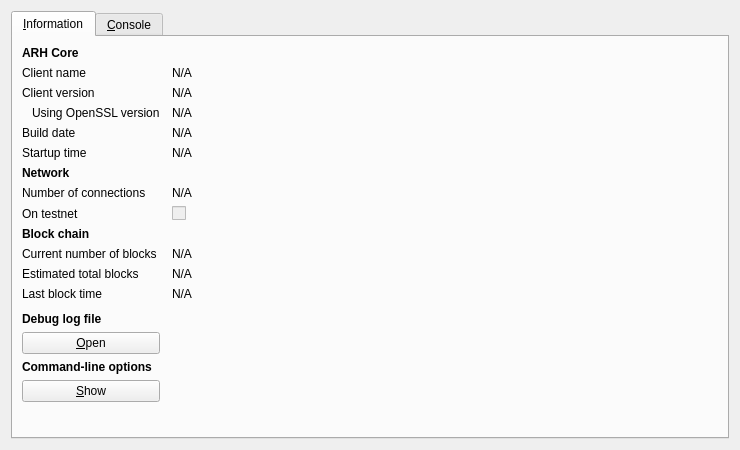
<?xml version="1.0" encoding="UTF-8"?>
<ui version="4.0">
 <class>RPCConsole</class>
 <widget class="QDialog" name="RPCConsole">
  <property name="geometry">
   <rect>
    <x>0</x>
    <y>0</y>
    <width>740</width>
    <height>450</height>
   </rect>
  </property>
  <property name="windowTitle">
   <string>ARH - Debug window</string>
  </property>
  <layout class="QVBoxLayout" name="verticalLayout_2">
   <item>
    <widget class="QTabWidget" name="tabWidget">
     <property name="currentIndex">
      <number>0</number>
     </property>
     <widget class="QWidget" name="tab_info">
      <attribute name="title">
       <string>&amp;Information</string>
      </attribute>
      <layout class="QGridLayout" name="gridLayout" columnstretch="0,1">
       <property name="horizontalSpacing">
        <number>12</number>
       </property>
       <item row="0" column="0">
        <widget class="QLabel" name="label_9">
         <property name="font">
          <font>
           <weight>75</weight>
           <bold>true</bold>
          </font>
         </property>
         <property name="text">
          <string>ARH Core</string>
         </property>
        </widget>
       </item>
       <item row="1" column="0">
        <widget class="QLabel" name="label_5">
         <property name="text">
          <string>Client name</string>
         </property>
        </widget>
       </item>
       <item row="1" column="1">
        <widget class="QLabel" name="clientName">
         <property name="cursor">
          <cursorShape>IBeamCursor</cursorShape>
         </property>
         <property name="text">
          <string>N/A</string>
         </property>
         <property name="textFormat">
          <enum>Qt::PlainText</enum>
         </property>
         <property name="textInteractionFlags">
          <set>Qt::LinksAccessibleByMouse|Qt::TextSelectableByKeyboard|Qt::TextSelectableByMouse</set>
         </property>
        </widget>
       </item>
       <item row="2" column="0">
        <widget class="QLabel" name="label_6">
         <property name="text">
          <string>Client version</string>
         </property>
        </widget>
       </item>
       <item row="2" column="1">
        <widget class="QLabel" name="clientVersion">
         <property name="cursor">
          <cursorShape>IBeamCursor</cursorShape>
         </property>
         <property name="text">
          <string>N/A</string>
         </property>
         <property name="textFormat">
          <enum>Qt::PlainText</enum>
         </property>
         <property name="textInteractionFlags">
          <set>Qt::LinksAccessibleByMouse|Qt::TextSelectableByKeyboard|Qt::TextSelectableByMouse</set>
         </property>
        </widget>
       </item>
       <item row="3" column="0">
        <widget class="QLabel" name="label_14">
         <property name="text">
          <string>Using OpenSSL version</string>
         </property>
         <property name="indent">
          <number>10</number>
         </property>
        </widget>
       </item>
       <item row="3" column="1">
        <widget class="QLabel" name="openSSLVersion">
         <property name="cursor">
          <cursorShape>IBeamCursor</cursorShape>
         </property>
         <property name="text">
          <string>N/A</string>
         </property>
         <property name="textFormat">
          <enum>Qt::PlainText</enum>
         </property>
         <property name="textInteractionFlags">
          <set>Qt::LinksAccessibleByMouse|Qt::TextSelectableByKeyboard|Qt::TextSelectableByMouse</set>
         </property>
        </widget>
       </item>
       <item row="4" column="0">
        <widget class="QLabel" name="label_12">
         <property name="text">
          <string>Build date</string>
         </property>
        </widget>
       </item>
       <item row="4" column="1">
        <widget class="QLabel" name="buildDate">
         <property name="cursor">
          <cursorShape>IBeamCursor</cursorShape>
         </property>
         <property name="text">
          <string>N/A</string>
         </property>
         <property name="textFormat">
          <enum>Qt::PlainText</enum>
         </property>
         <property name="textInteractionFlags">
          <set>Qt::LinksAccessibleByMouse|Qt::TextSelectableByKeyboard|Qt::TextSelectableByMouse</set>
         </property>
        </widget>
       </item>
       <item row="5" column="0">
        <widget class="QLabel" name="label_13">
         <property name="text">
          <string>Startup time</string>
         </property>
        </widget>
       </item>
       <item row="5" column="1">
        <widget class="QLabel" name="startupTime">
         <property name="cursor">
          <cursorShape>IBeamCursor</cursorShape>
         </property>
         <property name="text">
          <string>N/A</string>
         </property>
         <property name="textFormat">
          <enum>Qt::PlainText</enum>
         </property>
         <property name="textInteractionFlags">
          <set>Qt::LinksAccessibleByMouse|Qt::TextSelectableByKeyboard|Qt::TextSelectableByMouse</set>
         </property>
        </widget>
       </item>
       <item row="6" column="0">
        <widget class="QLabel" name="label_11">
         <property name="font">
          <font>
           <weight>75</weight>
           <bold>true</bold>
          </font>
         </property>
         <property name="text">
          <string>Network</string>
         </property>
        </widget>
       </item>
       <item row="7" column="0">
        <widget class="QLabel" name="label_7">
         <property name="text">
          <string>Number of connections</string>
         </property>
        </widget>
       </item>
       <item row="7" column="1">
        <widget class="QLabel" name="numberOfConnections">
         <property name="cursor">
          <cursorShape>IBeamCursor</cursorShape>
         </property>
         <property name="text">
          <string>N/A</string>
         </property>
         <property name="textFormat">
          <enum>Qt::PlainText</enum>
         </property>
         <property name="textInteractionFlags">
          <set>Qt::LinksAccessibleByMouse|Qt::TextSelectableByKeyboard|Qt::TextSelectableByMouse</set>
         </property>
        </widget>
       </item>
       <item row="8" column="0">
        <widget class="QLabel" name="label_8">
         <property name="text">
          <string>On testnet</string>
         </property>
        </widget>
       </item>
       <item row="8" column="1">
        <widget class="QCheckBox" name="isTestNet">
         <property name="enabled">
          <bool>false</bool>
         </property>
         <property name="text">
          <string/>
         </property>
        </widget>
       </item>
       <item row="9" column="0">
        <widget class="QLabel" name="label_10">
         <property name="font">
          <font>
           <weight>75</weight>
           <bold>true</bold>
          </font>
         </property>
         <property name="text">
          <string>Block chain</string>
         </property>
        </widget>
       </item>
       <item row="10" column="0">
        <widget class="QLabel" name="label_3">
         <property name="text">
          <string>Current number of blocks</string>
         </property>
        </widget>
       </item>
       <item row="10" column="1">
        <widget class="QLabel" name="numberOfBlocks">
         <property name="cursor">
          <cursorShape>IBeamCursor</cursorShape>
         </property>
         <property name="text">
          <string>N/A</string>
         </property>
         <property name="textFormat">
          <enum>Qt::PlainText</enum>
         </property>
         <property name="textInteractionFlags">
          <set>Qt::LinksAccessibleByMouse|Qt::TextSelectableByKeyboard|Qt::TextSelectableByMouse</set>
         </property>
        </widget>
       </item>
       <item row="11" column="0">
        <widget class="QLabel" name="label_4">
         <property name="text">
          <string>Estimated total blocks</string>
         </property>
        </widget>
       </item>
       <item row="11" column="1">
        <widget class="QLabel" name="totalBlocks">
         <property name="cursor">
          <cursorShape>IBeamCursor</cursorShape>
         </property>
         <property name="text">
          <string>N/A</string>
         </property>
         <property name="textFormat">
          <enum>Qt::PlainText</enum>
         </property>
         <property name="textInteractionFlags">
          <set>Qt::LinksAccessibleByMouse|Qt::TextSelectableByKeyboard|Qt::TextSelectableByMouse</set>
         </property>
        </widget>
       </item>
       <item row="12" column="0">
        <widget class="QLabel" name="label_2">
         <property name="text">
          <string>Last block time</string>
         </property>
        </widget>
       </item>
       <item row="12" column="1">
        <widget class="QLabel" name="lastBlockTime">
         <property name="cursor">
          <cursorShape>IBeamCursor</cursorShape>
         </property>
         <property name="text">
          <string>N/A</string>
         </property>
         <property name="textFormat">
          <enum>Qt::PlainText</enum>
         </property>
         <property name="textInteractionFlags">
          <set>Qt::LinksAccessibleByMouse|Qt::TextSelectableByKeyboard|Qt::TextSelectableByMouse</set>
         </property>
        </widget>
       </item>
       <item row="13" column="0">
        <spacer name="verticalSpacer_2">
         <property name="orientation">
          <enum>Qt::Vertical</enum>
         </property>
         <property name="sizeHint" stdset="0">
          <size>
           <width>20</width>
           <height>20</height>
          </size>
         </property>
        </spacer>
       </item>
       <item row="14" column="0">
        <widget class="QLabel" name="labelDebugLogfile">
         <property name="font">
          <font>
           <weight>75</weight>
           <bold>true</bold>
          </font>
         </property>
         <property name="text">
          <string>Debug log file</string>
         </property>
        </widget>
       </item>
       <item row="15" column="0">
        <widget class="QPushButton" name="openDebugLogfileButton">
         <property name="toolTip">
          <string>Open the ARH debug log file from the current data directory. This can take a few seconds for large log files.</string>
         </property>
         <property name="text">
          <string>&amp;Open</string>
         </property>
         <property name="autoDefault">
          <bool>false</bool>
         </property>
        </widget>
       </item>
       <item row="16" column="0">
        <widget class="QLabel" name="labelCLOptions">
         <property name="font">
          <font>
           <weight>75</weight>
           <bold>true</bold>
          </font>
         </property>
         <property name="text">
          <string>Command-line options</string>
         </property>
        </widget>
       </item>
       <item row="17" column="0">
        <widget class="QPushButton" name="showCLOptionsButton">
         <property name="toolTip">
          <string>Show the ARH-Qt help message to get a list with possible ARH command-line options.</string>
         </property>
         <property name="text">
          <string>&amp;Show</string>
         </property>
         <property name="autoDefault">
          <bool>false</bool>
         </property>
        </widget>
       </item>
       <item row="18" column="0">
        <spacer name="verticalSpacer">
         <property name="orientation">
          <enum>Qt::Vertical</enum>
         </property>
         <property name="sizeHint" stdset="0">
          <size>
           <width>20</width>
           <height>40</height>
          </size>
         </property>
        </spacer>
       </item>
      </layout>
     </widget>
     <widget class="QWidget" name="tab_console">
      <attribute name="title">
       <string>&amp;Console</string>
      </attribute>
      <layout class="QVBoxLayout" name="verticalLayout_3">
       <property name="spacing">
        <number>3</number>
       </property>
       <item>
        <widget class="QTextEdit" name="messagesWidget">
         <property name="minimumSize">
          <size>
           <width>0</width>
           <height>100</height>
          </size>
         </property>
         <property name="readOnly">
          <bool>true</bool>
         </property>
         <property name="tabKeyNavigation" stdset="0">
          <bool>false</bool>
         </property>
         <property name="columnCount" stdset="0">
          <number>2</number>
         </property>
        </widget>
       </item>
       <item>
        <layout class="QHBoxLayout" name="horizontalLayout">
         <property name="spacing">
          <number>3</number>
         </property>
         <item>
          <widget class="QLabel" name="label">
           <property name="text">
            <string notr="true">&gt;</string>
           </property>
          </widget>
         </item>
         <item>
          <widget class="QLineEdit" name="lineEdit"/>
         </item>
         <item>
          <widget class="QPushButton" name="clearButton">
           <property name="maximumSize">
            <size>
             <width>24</width>
             <height>24</height>
            </size>
           </property>
           <property name="toolTip">
            <string>Clear console</string>
           </property>
           <property name="text">
            <string/>
           </property>
           <property name="icon">
            <iconset resource="../bitcoin.qrc">
             <normaloff>:/icons/remove</normaloff>:/icons/remove</iconset>
           </property>
           <property name="shortcut">
            <string notr="true">Ctrl+L</string>
           </property>
           <property name="autoDefault">
            <bool>false</bool>
           </property>
          </widget>
         </item>
        </layout>
       </item>
      </layout>
     </widget>
    </widget>
   </item>
  </layout>
 </widget>
 <resources>
  <include location="../bitcoin.qrc"/>
 </resources>
 <connections/>
</ui>
